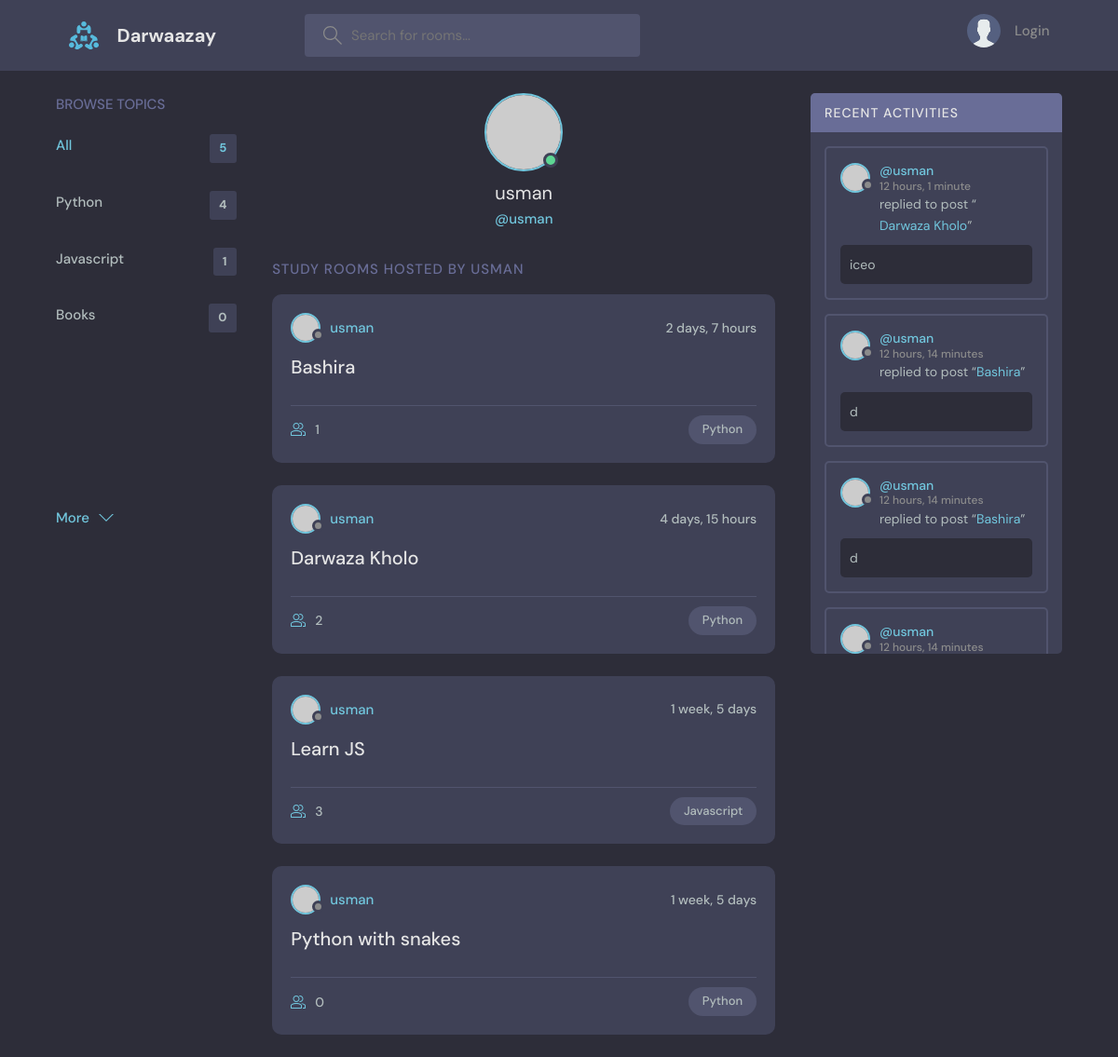
Page /profile/1/ on the committed database.
### doors/models.py (models this page shows, shortened)
class Topic(models.Model):
    name = models.CharField(max_length=200)

class Room(models.Model):
    host = models.ForeignKey(User, on_delete=models.SET_NULL, null=True)
    topic = models.ForeignKey(Topic, on_delete=models.SET_NULL, null=True)
    name = models.CharField(max_length=200)
    participants = models.ManyToManyField(User, related_name='participants', blank=True)
    description = models.TextField(null=True, blank=True)
    updated = models.DateTimeField(auto_now=True)
    created = models.DateTimeField(auto_now_add=True)
    class Meta:
        ordering = ['-updated', '-created']
    def __str__(self):
        return self.name

class Message(models.Model):
    user = models.ForeignKey(User, on_delete=models.CASCADE)
    room = models.ForeignKey(Room, on_delete=models.CASCADE)
    body = models.TextField()
    updated = models.DateTimeField(auto_now=True)
    created = models.DateTimeField(auto_now_add=True)
    def __str__(self):
        return self.body[0:50]

### doors/views.py (the view)
# urls.py: path('profile/<str:pk>/', views.userProfile, name='user-profile'),
def userProfile(request, pk):
    user = models.User.objects.get(id=int(pk))
    rooms = user.room_set.all()
    total_room_count = models.Room.objects.all().count()
    topics = models.Topic.objects.all()
    room_messages = user.message_set.all().order_by('-created')
    context = {'user':user, 'rooms':rooms, 'topics':topics, 'room_messages':room_messages, 'total_room_count':total_room_count}
    return render(request, 'doors/profile.html', context)

### doors/templates/doors/profile.html (shortened to what this page needs)
{% extends 'main.html' %}
{% block content %}
<main class="profile-page layout layout--3">
    <div class="container">
      {% include 'doors/topics_component.html' %}
      <div class="roomList">
        <div class="profile">
          <div class="profile__avatar">
            <div class="avatar avatar--large active">
              <img src="https://randomuser.me/api/portraits/men/11.jpg" />
            </div>
          </div>
          <div class="profile__info">
            <h3>{{user.username}}</h3>
            <p>@{{user.username}}</p>
          </div>
        </div>
        <div class="roomList__header">
          <div>
            <h2>Study Rooms Hosted by {{user.username}}</a>
            </h2>
          </div>
        </div>
        {% include 'doors/feed_component.html' %}
      </div>
      {% include 'doors/activity_component.html' %}
    </div>
  </main>
{% endblock %}

### doors/templates/doors/topics_component.html
<div class="topics">
    <div class="topics__header">
        <h2>Browse Topics</h2>
    </div>
    <ul class="topics__list">
        <li>
            <a href="{% url 'home' %}" class="active">All <span>{{total_room_count}}</span></a>
        </li>
        {% for topic in topics %}
            <li>
                <a href="{% url 'home' %}?q={{topic.name}}">{{topic.name}} <span>{{topic.room_set.all.count}}</span></a>
            </li>
        {% endfor %}
    </ul>
    <a class="btn btn--link" href="{% url 'topics' %}">
        More
        <svg version="1.1" xmlns="http://www.w3.org/2000/svg" width="32" height="32" viewBox="0 0 32 32">
            <title>chevron-down</title>
            <path d="M16 21l-13-13h-3l16 16 16-16h-3l-13 13z"></path>
        </svg>
    </a>
</div>

### doors/templates/doors/feed_component.html (shortened to what this page needs)
{% for room in rooms %}
    <div class="roomListRoom">
            <div class="roomListRoom__header">
                <a href="{% url 'user-profile' room.host.id %}" class="roomListRoom__author">
                    <div class="avatar avatar--small">
                        <img src="https://randomuser.me/api/portraits/women/11.jpg" />
                    </div>
                    <span>{{room.host.username}}</span>
                </a>
                <div class="roomListRoom__actions">
                    <span>{{room.created|timesince}}</span>
                </div>
            </div>
            <div class="roomListRoom__content">
                <a href="{% url 'room' room.id %}">{{room.name}}</a>
            </div>
            <div class="roomListRoom__meta">
                <a href="{% url 'room' room.id %}" class="roomListRoom__joined">
                    {{room.participants.all.count}}
                </a>
                <p class="roomListRoom__topic">{{room.topic.name}}</p>
            </div>
    </div>
{% endfor %}

### doors/templates/doors/activity_component.html (shortened to what this page needs)
<div class="activities">
    <div class="activities__header">
        <h2>Recent Activities</h2>
    </div>
    <div class="activities__list scroll">
    {% for message in room_messages %}
        <div class="activities__box">
            <div class="activities__boxHeader roomListRoom__header">
                <a href="{% url 'user-profile' message.user.id %}" class="roomListRoom__author">
                    <div class="avatar avatar--small">
                        <img src="https://randomuser.me/api/portraits/women/11.jpg" />
                    </div>
                    <p>
                    @{{message.user}}
                    <span>{{message.created|timesince}}</span>
                    </p>
                </a>
            </div>
            <div class="activities__boxContent">
                <p>replied to post “<a href="{% url 'room' message.room.id %}">{{message.room}}</a>”</p>
                <div class="activities__boxRoomContent">
                    {{message}}
                </div>
            </div>
        </div>
    {% endfor %}
    </div>
</div>

### rows in the picture
Topic: name "Python", room_set.all.count "4"
Topic: name "Javascript", room_set.all.count "1"
Topic: name "Books", room_set.all.count "0"
Room: host.username "usman", created "2 days, 7 hours", name "Bashira", participants.all.count "1", topic.name "Python"
Room: host.username "usman", created "4 days, 15 hours", name "Darwaza Kholo", participants.all.count "2", topic.name "Python"
Room: host.username "usman", created "1 week, 5 days", name "Learn JS", participants.all.count "3", topic.name "Javascript"
Room: host.username "usman", created "1 week, 5 days", name "Python with snakes", participants.all.count "0", topic.name "Python"
Message: user "usman", created "12 hours, 1 minute", room "Darwaza Kholo", body "iceo"
Message: user "usman", created "12 hours, 14 minutes", room "Bashira", body "d"
Message: user "usman", created "12 hours, 14 minutes", room "Bashira", body "d"
Message: user "usman", created "12 hours, 14 minutes"

### other values in the picture
{{ total_room_count }} "5"
{{ user.username }} "usman"
{{ user.username }} "USMAN"
